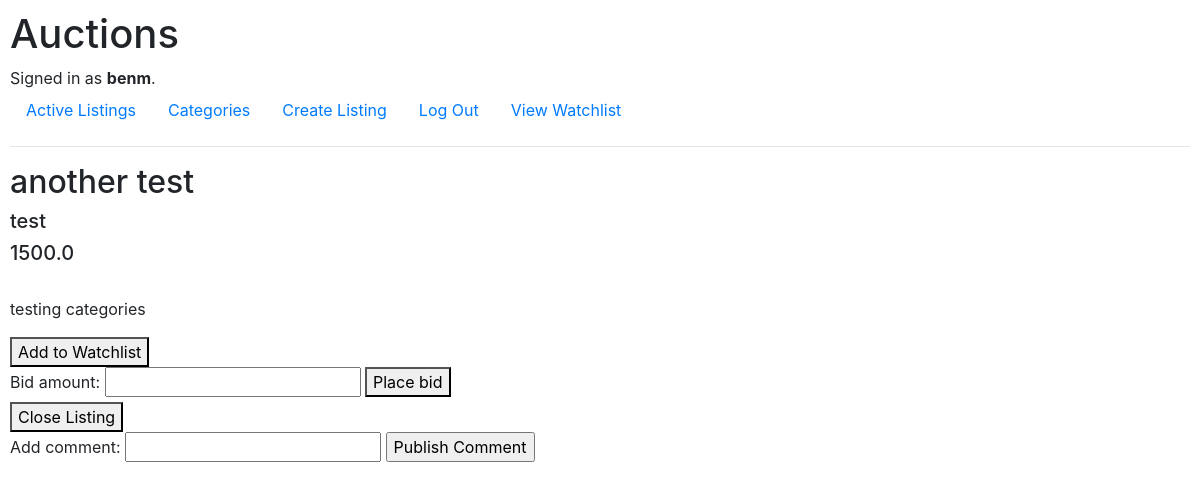
Screenshot of /listings/3 (signed in) with the database file from the repository.
### auctions/models.py (models this page shows)
class User(AbstractUser):
    items_in_watchlist = models.ManyToManyField(Listing, blank=True)

class Listing(models.Model):
    creator = models.ForeignKey('User', on_delete=models.CASCADE, related_name="listings", null=True)
    title = models.CharField(max_length=128)
    description = models.TextField(max_length=1000)
    current_bid = models.OneToOneField('Bid', on_delete=models.CASCADE, related_name="listing", null=True)
    active = models.BooleanField(default=True)
    image_url = models.URLField(default=None)  # should this be a FilePathField ?
    category = models.ForeignKey('Category', on_delete=models.CASCADE, related_name="items", null=True)
    winner = models.ForeignKey('User', on_delete=models.DO_NOTHING, related_name="winner", null=True, default=None)

class Category(models.Model):
    name = models.CharField(max_length=64)

class Bid(models.Model):
    user = models.ForeignKey(User, on_delete=models.CASCADE, related_name="bids")
    amount = models.FloatField()
    related_listing = models.ForeignKey(Listing, on_delete=models.CASCADE, related_name="bid", null=True)

### auctions/views.py (the view)
# urls.py: path("listings/<int:listing_id>", views.listing, name="listing"),
def listing(request, listing_id):
    user = request.user
    listing = Listing.objects.get(id=listing_id)
    comments = reversed(listing.comments.all())  # reversed so that most recent comments are on top
    if listing in user.items_in_watchlist.all():
        in_watchlist = True
    else:
        in_watchlist = False
    return render(request, "auctions/listing.html", {"listing":listing, "in_watchlist":in_watchlist, "user":user, "comments":comments})

### auctions/templates/auctions/listing.html (shortened to what this page needs)
{% extends "auctions/layout.html" %}
{% block body%}
    <h2> {{listing.title}}</a> </h2>
    <h5> {{listing.category.name}} </h5>
    <h5> {{listing.current_bid.amount}} </h5>
    <p> {{listing.description}} </p>
    {% if listing.active %}
        {% if user.is_authenticated %}
            {% if in_watchlist %}
                <form action="/listings/{{listing.id}}/remove" method="POST">
                    {% csrf_token %}
                    <button type="submit">Remove from Watchlist</button>
                </form>
            {% else %}
                <form action="/listings/{{listing.id}}/add" method="POST">
                    <button type="submit">Add to Watchlist</button>
                </form>
            {% endif %}
            <form action="/listings/{{listing.id}}/bid" method="POST">
                <label for="bid_amount">Bid amount: </label>
                <input type="number" min="{{listing.current_price}}" max=999999999 name="bid_amount" required>
                <button type="submit">Place bid</button>
            </form>
            {% if user == listing.creator %}
            <form action="/listings/{{listing.id}}/close" method="POST">
                <button type="submit">Close Listing</button>
            </form>
            {% endif %}
            <form action="/listings/{{listing.id}}/addComment" method="POST">
                <label for="comment_text">Add comment: </label>
                <input type="text" name="comment_text" required>
                <input type="submit" value="Publish Comment">
            </form>
        {% endif %}
    {% endif %}
{% endblock %}

### auctions/templates/auctions/layout.html (shortened to what this page needs)
{% load static %}
<!DOCTYPE html>
<html lang="en">
    <head>
        <link rel="stylesheet" href="https://stackpath.bootstrapcdn.com/bootstrap/4.4.1/css/bootstrap.min.css">
        <link href="{% static 'auctions/styles.css' %}" rel="stylesheet">
    </head>
    <body>
        <h1>Auctions</h1>
        <div>
            {% if user.is_authenticated %}
                Signed in as <strong>{{ user.username }}</strong>.
            {% else %}
                Not signed in.
            {% endif %}
        </div>
        <ul class="nav">
            <li class="nav-item">
                <a class="nav-link" href="{% url 'index' %}">Active Listings</a>
            </li>
            <li class="nav-item">
                <a class="nav-link" href="{% url 'categories' %}">Categories</a>
            </li>
            {% if user.is_authenticated %}
                <li class="nav-item">
                    <a class="nav-link" href="{% url 'create_listing' %}">Create Listing</a>
                </li>
                <li class="nav-item">
                    <a class="nav-link" href="{% url 'logout' %}">Log Out</a>
                </li>
                <li class="nav-item">
                    <a class="nav-link" href="{% url 'watchlist' %}">View Watchlist</a>
                </li>
            {% endif %}
        </ul>
        <hr>
        {% block body %}
        {% endblock %}
    </body>
</html>

### auctions/static/auctions/styles.css (style rules this page uses)
body { padding: 10px; }

### rows the page displays
User: username "benm"
Listing: title "another test", category.name "test", current_bid.amount "1500.0", description "testing categories"
